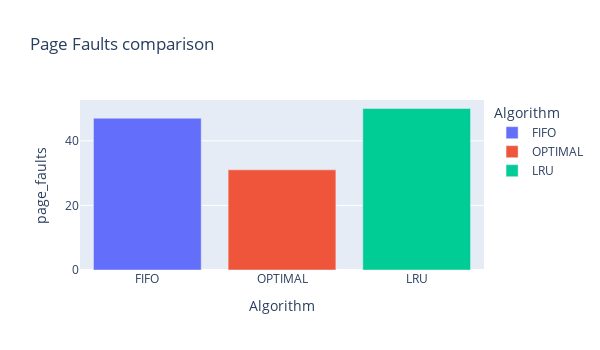

Notebook code cell kept with this figure:
### Code cell
import plotly.express as px

fig = px.bar(df, x='Algorithm', y='page_faults', color='Algorithm',width=600, height=350, title='Page Faults comparison')

fig.show()

### Figure 1 — Plotly figure (JSON) as saved in the notebook; plotly's stock layout.template omitted (floating-point values rounded to 4 significant figures)
{"data": [{"alignmentgroup": "True", "hovertemplate": "Algorithm=%{x}<br>page_faults=%{y}<extra></extra>", "legendgroup": "FIFO", "marker": {"color": "#636efa", "pattern": {"shape": ""}}, "name": "FIFO", "offsetgroup": "FIFO", "orientation": "v", "showlegend": true, "textposition": "auto", "x": ["FIFO"], "xaxis": "x", "y": [47], "yaxis": "y", "type": "bar"}, {"alignmentgroup": "True", "hovertemplate": "Algorithm=%{x}<br>page_faults=%{y}<extra></extra>", "legendgroup": "OPTIMAL", "marker": {"color": "#EF553B", "pattern": {"shape": ""}}, "name": "OPTIMAL", "offsetgroup": "OPTIMAL", "orientation": "v", "showlegend": true, "textposition": "auto", "x": ["OPTIMAL"], "xaxis": "x", "y": [31], "yaxis": "y", "type": "bar"}, {"alignmentgroup": "True", "hovertemplate": "Algorithm=%{x}<br>page_faults=%{y}<extra></extra>", "legendgroup": "LRU", "marker": {"color": "#00cc96", "pattern": {"shape": ""}}, "name": "LRU", "offsetgroup": "LRU", "orientation": "v", "showlegend": true, "textposition": "auto", "x": ["LRU"], "xaxis": "x", "y": [50], "yaxis": "y", "type": "bar"}], "layout": {"xaxis": {"anchor": "y", "domain": [0.0, 1.0], "title": {"text": "Algorithm"}, "categoryorder": "array", "categoryarray": ["FIFO", "OPTIMAL", "LRU"]}, "yaxis": {"anchor": "x", "domain": [0.0, 1.0], "title": {"text": "page_faults"}}, "legend": {"title": {"text": "Algorithm"}, "tracegroupgap": 0}, "title": {"text": "Page Faults comparison"}, "barmode": "relative", "height": 350, "width": 600}}
